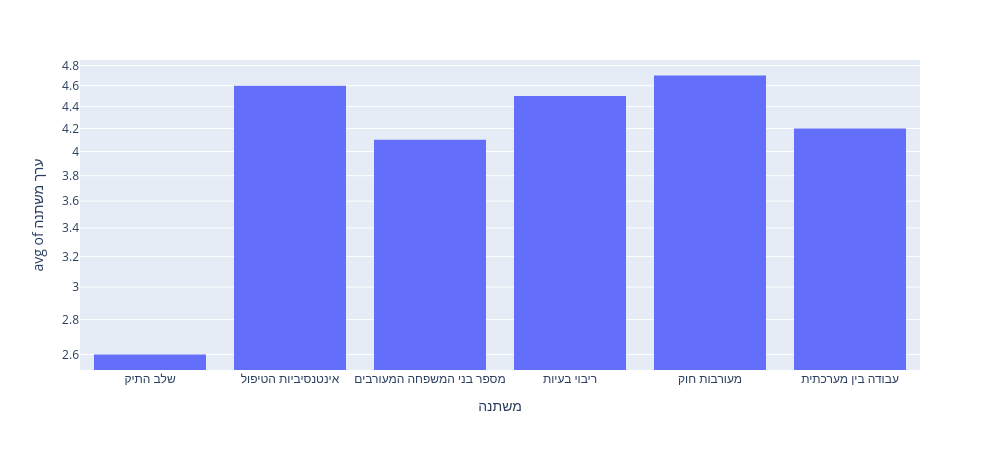

The notebook cell this image was saved under:
### Code cell
import plotly.express as px
fig = px.histogram(df, x='משתנה', y='ערך משתנה', histfunc='avg',log_y=True, width=1000, height=450)
fig.show()

### Figure 1 — Plotly figure (JSON) as saved in the notebook; plotly's stock layout.template omitted (floating-point values rounded to 4 significant figures)
{"data": [{"alignmentgroup": "True", "bingroup": "x", "histfunc": "avg", "hovertemplate": "משתנה=%{x}<br>avg of ערך משתנה=%{y}<extra></extra>", "legendgroup": "", "marker": {"color": "#636efa", "pattern": {"shape": ""}}, "name": "", "offsetgroup": "", "orientation": "v", "showlegend": false, "type": "histogram", "x": ["שלב התיק", "שלב התיק", "שלב התיק", "שלב התיק", "שלב התיק", "שלב התיק", "שלב התיק", "שלב התיק", "שלב התיק", "שלב התיק", "אינטנסיביות הטיפול", "אינטנסיביות הטיפול", "אינטנסיביות הטיפול", "אינטנסיביות הטיפול", "אינטנסיביות הטיפול", "אינטנסיביות הטיפול", "אינטנסיביות הטיפול", "אינטנסיביות הטיפול", "אינטנסיביות הטיפול", "אינטנסיביות הטיפול", "מספר בני המשפחה המעורבים", "מספר בני המשפחה המעורבים", "מספר בני המשפחה המעורבים", "מספר בני המשפחה המעורבים", "מספר בני המשפחה המעורבים", "מספר בני המשפחה המעורבים", "מספר בני המשפחה המעורבים", "מספר בני המשפחה המעורבים", "מספר בני המשפחה המעורבים", "מספר בני המשפחה המעורבים", "ריבוי בעיות", "ריבוי בעיות", "ריבוי בעיות", "ריבוי בעיות", "ריבוי בעיות", "ריבוי בעיות", "ריבוי בעיות", "ריבוי בעיות", "ריבוי בעיות", "ריבוי בעיות", "מעורבות חוק", "מעורבות חוק", "מעורבות חוק", "מעורבות חוק", "מעורבות חוק", "מעורבות חוק", "מעורבות חוק", "מעורבות חוק", "מעורבות חוק", "מעורבות חוק", "עבודה בין מערכתית", "עבודה בין מערכתית", "עבודה בין מערכתית", "עבודה בין מערכתית", "עבודה בין מערכתית", "עבודה בין מערכתית", "עבודה בין מערכתית", "עבודה בין מערכתית", "עבודה בין מערכתית", "עבודה בין מערכתית"], "xaxis": "x", "y": [1, 3, 2, 4, 2, 3, 3, 3, 3, 2, 5, 4, 4, 5, 5, 5, 4, 4, 5, 5, 5, 4, 4, 5, 4, 4, 4, 4, 4, 3, 5, 5, 5, 5, 4, 4, 4, 5, 5, 3, 4, 5, 5, 5, 5, 5, 4, 5, 5, 4, 4, 3, 4, 5, 5, 4, 4, 4, 5, 4], "yaxis": "y"}], "layout": {"barmode": "relative", "height": 450, "legend": {"tracegroupgap": 0}, "margin": {"t": 60}, "width": 1000, "xaxis": {"anchor": "y", "autorange": true, "domain": [0, 1], "range": [-0.5, 5.5], "title": {"text": "משתנה"}, "type": "category"}, "yaxis": {"anchor": "x", "autorange": true, "domain": [0, 1], "range": [0.4007, 0.6864], "title": {"text": "avg of ערך משתנה"}, "type": "log"}}}
